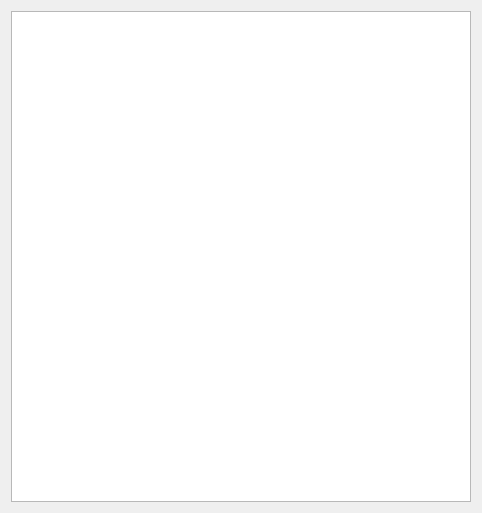
<?xml version="1.0" encoding="UTF-8"?>
<ui version="4.0">
 <class>Dialog</class>
 <widget class="QDialog" name="Dialog">
  <property name="geometry">
   <rect>
    <x>0</x>
    <y>0</y>
    <width>482</width>
    <height>513</height>
   </rect>
  </property>
  <property name="windowTitle">
   <string>Dialog</string>
  </property>
  <layout class="QVBoxLayout" name="verticalLayout">
   <item>
    <widget class="QListView" name="listMenu">
     <property name="font">
      <font>
       <pointsize>10</pointsize>
      </font>
     </property>
     <property name="batchSize">
      <number>80</number>
     </property>
     <property name="wordWrap">
      <bool>true</bool>
     </property>
    </widget>
   </item>
  </layout>
 </widget>
 <resources/>
 <connections/>
</ui>
